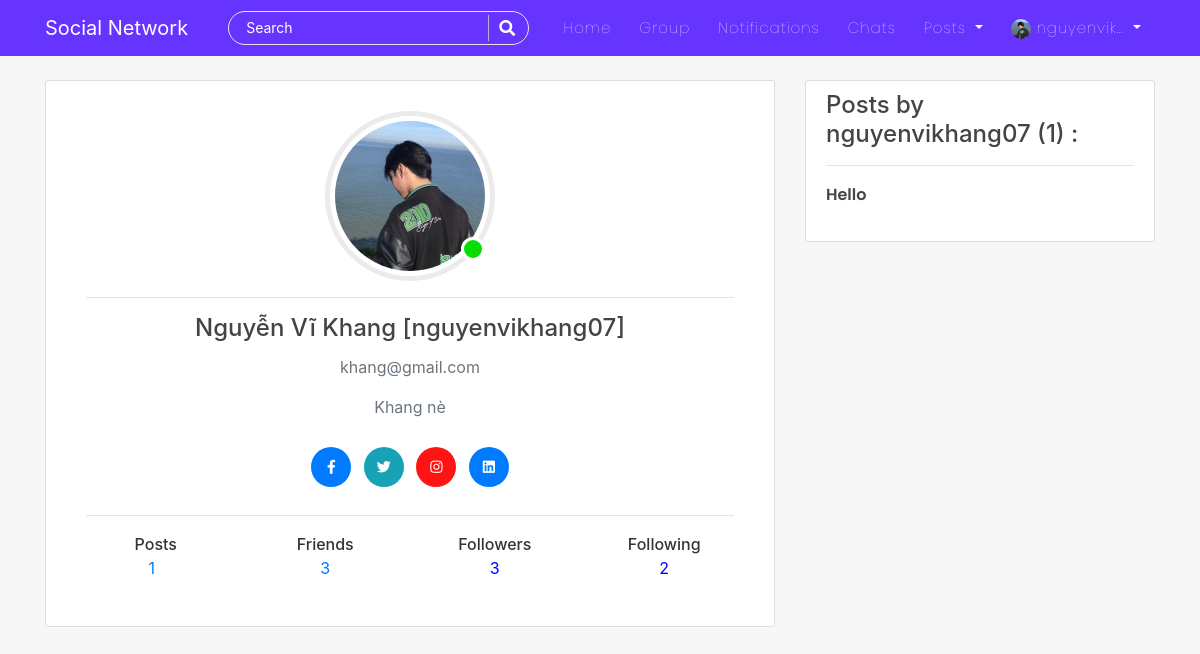
The page /user/2/ (signed in) on the database its author committed.
### users/models.py (models this page shows, shortened)
class Profile(models.Model):
    user = models.OneToOneField(User, on_delete=models.CASCADE)
    is_online = models.BooleanField(default=False)
    following = models.ManyToManyField(User, related_name="following", blank=True)
    friends = models.ManyToManyField(User, related_name='my_friends', blank=True)
    bio = models.CharField(default="",blank=True,null=True,max_length=350)
    date_of_birth = models.CharField(blank=True,max_length=150)
    updated = models.DateTimeField(auto_now=True)
    created = models.DateTimeField(auto_now_add=True)
    image = models.ImageField(default='default.jpg', upload_to='profile_pics',blank=True, null=True)
    def profile_posts(self):
        return self.user.post_set.all()
    def __str__(self):
        return f'{self.user.username} Profile'

### blog/models.py (models this page shows, shortened)
class Post(models.Model):
    title = models.CharField(max_length=150)
    content = RichTextField(blank=True, null=True)
    image = models.ImageField(upload_to='post_images', null=True, blank=True)
    date_posted = models.DateTimeField(default=timezone.now)
    date_updated = models.DateTimeField(auto_now=True)
    author = models.ForeignKey(User, on_delete=models.CASCADE)
    likes = models.ManyToManyField(User, related_name="blogpost", blank=True)
    saves = models.ManyToManyField(User, related_name="blogsave", blank=True)

### users/views.py (the view, shortened to what this page needs)
# urls.py: path('<int:pk>/', views.ProfileDetailView.as_view(), name='profile-detail-view'),
class ProfileDetailView(LoginRequiredMixin,DetailView):
    model = Profile
    template_name = "users/user_profile_details.html"
    context_object_name = "profiles"
    def get_object(self,**kwargs):
        pk = self.kwargs.get("pk")
        view_profile = Profile.objects.get(pk=pk)
        return view_profile
    def get_context_data(self, **kwargs):
        context = super().get_context_data(**kwargs)
        view_profile = self.get_object()
        my_profile = Profile.objects.get(user=self.request.user)
        if view_profile.user in my_profile.following.all():
            follow = True
        else:
            follow = False
        context["follow"] = follow
        account = view_profile.user
        try:
            friend_list = FriendList.objects.get(user=account)
        except FriendList.DoesNotExist:
            friend_list = FriendList(user=account)
            friend_list.save()
        friends = friend_list.friends.all()
        context['friends']=friends
        is_self = True
        is_friend = False
        request_sent = FriendRequestStatus.NO_REQUEST_SENT.value
        friend_requests = None
        user=self.request.user
        if user.is_authenticated and user!=account:
            is_self = False
            if friends.filter(pk=user.id):
                is_friend = True
            else:
                is_friend = False
                if get_friend_request_or_false(sender=account, receiver=user) != False:
                    request_sent = FriendRequestStatus.THEM_SENT_TO_YOU.value
                    context['pending_friend_request_id'] = get_friend_request_or_false(sender=account, receiver=user).pk
                elif get_friend_request_or_false(sender=user, receiver=account) != False:
                    request_sent = FriendRequestStatus.YOU_SENT_TO_THEM.value
                else:
                    request_sent = FriendRequestStatus.NO_REQUEST_SENT.value
        elif not user.is_authenticated:
            is_self = False
        else:
            try:
                friend_requests = FriendRequest.objects.filter(receiver=user, is_active=True)
            except:
                pass
        context['request_sent'] = request_sent
        context['is_friend'] = is_friend
        context['is_self'] = is_self
        context['friend_requests'] = friend_requests
        return context

### friend/models.py (called while the page is built)
    def __str__(self):
        return self.user.username

### users/templates/users/user_profile_details.html (shortened to what this page needs)
{% extends "blog/base.html" %}
{% block content %}
<div class="col-md-8">
<div class="content-section" style="width: 100%">
    <div class="account-img-container">
        <div class="img-cont">
            <img class="rounded-circle account-img" src="{{object.user.profile.image.url}}" alt="image">
            {% if object.user.profile.is_online %}
                <div class="online-circle"></div>
            {% else %}
                <div class="offline-circle"></div>
            {% endif %}
        </div>
    </div>
    <div class="card-body">
        <hr>
        <h4 class="card-title text-center">{{object.user.first_name}} {{object.user.last_name}} [{{object.user.username}}]</h4>
        <p class="card-text text-center text-muted">{{object.user.email}}</p>
        <p class="card-text text-center text-muted">{{object.user.profile.bio}}</p>
		<ul class="social-links list-inline text-center m-4">
			<li class="list-inline-item m-1"><a title="" data-placement="top" data-toggle="tooltip" class="tooltips btn-primary" href="" data-original-title="Facebook"><i class="fab fa-facebook-f"></i></a></li>
			<li class="list-inline-item m-1"><a title="" data-placement="top" data-toggle="tooltip" class="tooltips btn-info" href="" data-original-title="Twitter"><i class="fab fa-twitter"></i></a></li>
			<li class="list-inline-item m-1"><a title="" data-placement="top" data-toggle="tooltip" class="tooltips btn-danger" href="" data-original-title="Skype"><i class="fab fa-instagram"></i></a></li>
			<li class="list-inline-item m-1"><a title="" data-placement="top" data-toggle="tooltip" class="tooltips btn-primary" href="" data-original-title="Linkedin"><i class="fab fa-linkedin"></i></a></li>
		</ul>
        <hr>
        <div class="m-t-10 p-15 text-center">
            <div class="row">
                <div class="col">
                    <span class="h6">Posts</span>
                    <p><a class="mr-2" href="{% url 'user-posts' object.user %}">{{object.profile_posts.count}}</a></p>
                </div>
                <div class="col">
                    <span class="h6">Friends</span>
                    <p title="Friends">
                        <a href="{% url 'friend:list' object.user.id %}">{{friends|length}}</a>
                    </p>
                </div>
                <div class="col">
                    <span class="h6">Followers</span>
                    <p style="cursor:pointer; color: blue;" data-toggle="modal" data-target="#exampleModal" data-contents="{{object.user.following.all}}" data-title="Followers" title="Followers">{{object.user.following.count}}</p>
                </div>
                <div class="col">
                    <span class="h6">Following</span>
					<p style="cursor:pointer; color: blue;" data-toggle="modal" data-target="#exampleModal" data-contents="{{object.user.profile.following.all}}" data-title="Following" title="Following">{{object.user.profile.following.count}}</p>
                </div>
            </div>
        </div>
    </div>
</div>
<br>
<br>
</div>
<div class="col-md-4">
    <div class="content-section">
		<h4>Posts by {{object.user}} ({{object.profile_posts.count}}) : </h4>
		{% for post in object.profile_posts %}
			<hr>
			<div>
				<a class="article-title" href="{% url 'post-detail' post.id %}">{{ post.title }}</a>
			</div>
		{% endfor %}
		<br>
	</div>
</div>
{% endblock %}

### blog/templates/blog/navbar.html (shortened to what this page needs)
<nav class="navbar navbar-expand-lg navbar-dark bg-steel fixed-top">
    <div class="container">
      <a class="navbar-brand mr-4 pr-3" href="/">Social Network</a>
      <div class="collapse navbar-collapse" id="navbarToggle">
        <div class="navbar-nav mr-auto">
          <div id="searchbar" >
            <form method="GET" action="/search">
              <input required name="query" id="search" type="text" placeholder="Search">
              <button class="search-btn" type="submit"><i class="fas fa-search"></i></button>
            </form>
          </div>
        </div>
        <div class="navbar-nav">
          <a class="nav-item nav-link" href="{% url 'blog-home' %}">Home</a>
          <a class="nav-item nav-link" href="{% url 'groups:group' %}">Group</a>
          {% if user.is_authenticated %}
          <a class="nav-item nav-link" href="{% url 'show-notifications' %}">Notifications</a>
          <a class="nav-item nav-link" href="{% url 'room-enroll' %}">Chats</a>
          <div class="dropdown">
            <a class="dropdown-toggle nav-link" href="#" role="button" id="dropdownMenuLink1" data-toggle="dropdown" aria-haspopup="true" aria-expanded="false">
              Posts
            </a>
          </div>
          {% endif %}
          {% if user.is_authenticated %}
            <div class="dropdown">
              <a class="dropdown-toggle nav-link" href="#" role="button" id="dropdownMenuLink2" data-toggle="dropdown" aria-haspopup="true" aria-expanded="false">
                <img class="rounded-circle" style="height: 20px; width: 20px;" src="{{user.profile.image.url}}" alt="">&nbsp;{{user|truncatechars:"10"}}
              </a>
            </div>
          {% else %}
            <a class="nav-item nav-link" href="{% url 'account_login' %}">Login</a>
            <a class="nav-item nav-link" href="{% url 'register' %}">Register</a>
          {% endif %}
        </div>
      </div>
    </div>
</nav>

### blog/static/blog/main.css (style rules this page uses)
body { background: #f7f7f7; color: #333333; margin-top: 5rem; scroll-behavior: smooth; }
h1, h2, h3, h4, h5, h6 { color: #444444; }
ul { margin: 0; }
.bg-steel { background: #6633FF; }
.site-header .navbar-nav .nav-link { color: #ffffff; font-family:'Poppins'; font-weight: 100; margin: 0px 6px; font-size: 15px; letter-spacing: 1px; }
.content-section { background: #ffffff; padding: 10px 20px; border: 1px solid #dddddd; border-radius: 3px; margin-bottom: 20px; }
.article-title { color: #444444; font-family: 'poppins'; font-weight: 600; }
.account-img { height: 170px; width: 170px; margin: 20px; padding: 5px; margin-bottom: 0px; transform: translate(-20px,0px); border: 5px solid #ebebeb; }
.online-circle { width: 24px; height: 24px; border-radius: 50%; background-color:#07dd00; border: 3px solid white; bottom: 0; right: 10px; position: absolute; }
.img-cont { height: 170px; width: 170px; position: relative; }
.account-img-container { display: flex; align-items: center; justify-content: center; }
#searchbar form { width: auto; display: flex; flex-direction: row; border-radius: 50px; padding: 3px 15px; background-color: transparent; border: 1px solid #e4e4e4; margin-right: 10px; }
#searchbar form input::placeholder { color: #fff; font-size: 14px; }
#searchbar form input { border: none; outline: none; color: #fff; font-size: 15px; flex: 1; background-color:transparent; }
.search-btn { color:#fff; border: none; width: 25px; padding-left: 10px; border-left: 1px solid rgba(202, 202, 202, 0.829); outline: none; background-color: transparent; }
.search-btn i { font-size: 16px; }
.btn-danger { background-color: rgb(255, 20, 20); color: rgb(255, 255, 255); }

### users/templates/users/user_profile_details.html (style rules this page uses)
.social-links li a { border-radius: 50%; color: rgba(255, 255, 255); display: inline-block; height: 40px; line-height: 35px; border: 2px solid transparent; text-align: center; width: 40px; font-size: 14px; }

### rows shown on the page
Profile: user.profile.image (picture), user.first_name "Nguyễn Vĩ", user.last_name "Khang", user.username "nguyenvikhang07", user.email "khang@gmail.com", user.profile.bio "Khang nè", profile_posts.count "1", user.following.count "3", user.profile.following.count "2", user "nguyenvikhang07"
Post: title "Hello"

### other values the page prints
{{ user|truncatechars:"10" }} "nguyenvik…"
{{ friends|length }} "3"
